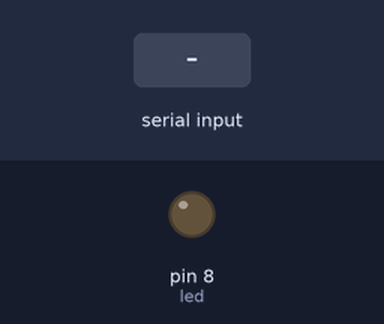
This sketch was run on a simulated Arduino Uno, built with avr-gcc and run on an emulated ATmega328P. Parts: output pins drawn as LEDs (lit = HIGH). The test bench sets the inputs (shaded band).

Above: at 1.2 s.
1.3 s: "A" received over Serial
At 2.0 s:
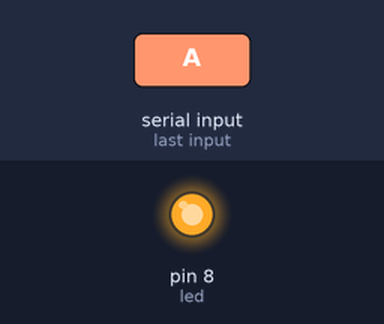
2.8 s: "1" received over Serial
At 3.2 s:
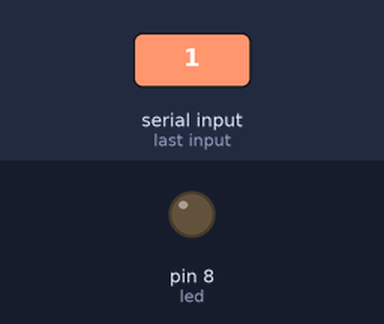
Timing chart, 0 to 5.8 s (numbered marks = the images above; inputs shaded):
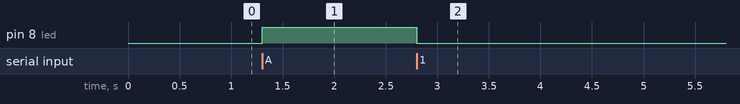

The sketch:

reto4.ino
```cpp
/*
 * CAPITULO VI
 * DEBER 6.1_SE
 * NOMBRE: Pablo Ulcuango
 * RETO 4 :La interfaz de Processing contará con un botón virtual, el cual al dar
           click derecho sobre éste, transmitirá serialmente un dato que le informará
           a la tarjeta Arduino que deberá de encender un LED y si se da click
           izquierdo, deberá apagarlo
 */


int led = 8;
byte byteRecibido=0;


void setup() {
  Serial.begin(9600);
  pinMode(led, OUTPUT);
  digitalWrite(led, LOW);
}

void loop() {
  if (Serial.available()>0) {
   byteRecibido = Serial.read();
    Serial.println();
    if(byteRecibido == 65){
      digitalWrite(led, HIGH);
    }
    else {//if(byteRecibido == 'B'){
      digitalWrite(led, LOW);
    }
  }
}
```

Measured:
- after the input at 1.3 s, pin 8 (led): LOW → HIGH at once
- after the input at 2.8 s, pin 8 (led): HIGH → LOW at once
